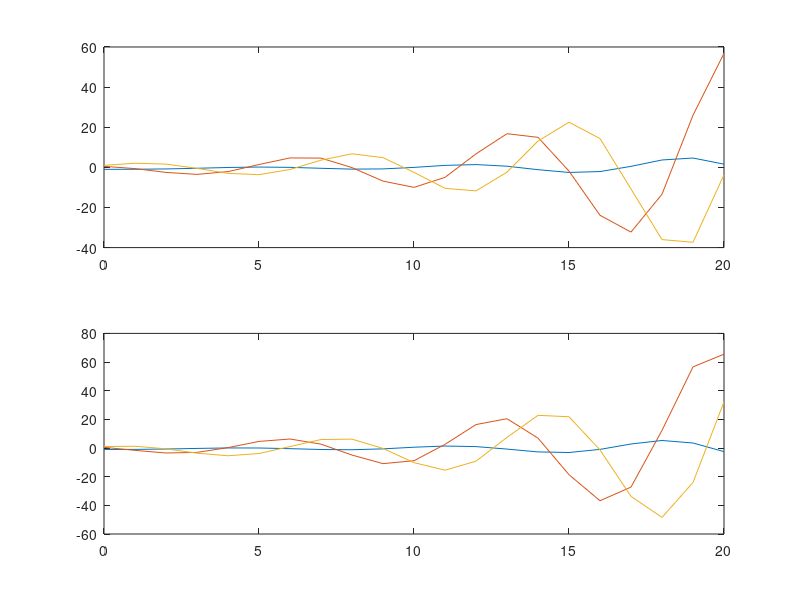

The MATLAB script that drew this image:
%x(t+1) = A*x(t) + B*u(t)
%y(t) = C*x(t);
%x --> x1 x2 x3 -->  A 3x3
%u --> u1 u2 --> B 3x2

t_i = 0;
t_f = 20;
x0 = [-1 0.5 1]';

A = [0.9 -0.1 0; 0 0.75 -1; -1 0.9 0.6];

B = [0 0; 0 1; -0.7 0.1];

C = eye(3);

%   evoluzione dello stato tra 0 e TF nei seguenti casi:
%   1) sistema autonomo ( ingressi nulli );
%   2) sistema con ingressi u1 = 1 e u2 = -1;

%   1)
x_t = zeros(3,1);
x_t = x0;
y_t = zeros(3,1);
X = zeros(t_f+1,3);
Y = zeros(t_f+1,3);
for i = t_i:1:t_f
    x_prox = A*x_t;
    y_t = C*x_t;
    X(i+1,:) = x_prox';
    Y(i+1,:) = y_t';
    x_t = x_prox;
end
subplot(2,1,1)
plot(t_i:1:t_f, Y);
hold on;

%   2)
x_t = zeros(3,1);
u = [1 ; -1];
x_t = x0;
y_t = zeros(3,1);
X = zeros(t_f+1,3);
Y = zeros(t_f+1,3);
for i = t_i:1:t_f
    x_prox = A*x_t + B*u;
    y_t = C*x_t;
    X(i+1,:) = x_prox';
    Y(i+1,:) = y_t';
    x_t = x_prox;
end
subplot(2,1,2)
plot(t_i:1:t_f, Y);